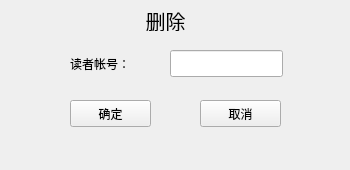
<?xml version="1.0" encoding="UTF-8"?>
<ui version="4.0">
 <class>DeleteReaderForm</class>
 <widget class="QWidget" name="DeleteReaderForm">
  <property name="geometry">
   <rect>
    <x>0</x>
    <y>0</y>
    <width>350</width>
    <height>170</height>
   </rect>
  </property>
  <property name="windowTitle">
   <string>Form</string>
  </property>
  <widget class="QPushButton" name="ensure_btn">
   <property name="geometry">
    <rect>
     <x>70</x>
     <y>100</y>
     <width>81</width>
     <height>27</height>
    </rect>
   </property>
   <property name="text">
    <string>确定</string>
   </property>
  </widget>
  <widget class="QPushButton" name="cancel_btn">
   <property name="geometry">
    <rect>
     <x>200</x>
     <y>100</y>
     <width>81</width>
     <height>27</height>
    </rect>
   </property>
   <property name="text">
    <string>取消</string>
   </property>
  </widget>
  <widget class="QLabel" name="rno_lab">
   <property name="geometry">
    <rect>
     <x>70</x>
     <y>55</y>
     <width>81</width>
     <height>17</height>
    </rect>
   </property>
   <property name="text">
    <string>读者帐号：</string>
   </property>
  </widget>
  <widget class="QLineEdit" name="rno_le">
   <property name="geometry">
    <rect>
     <x>170</x>
     <y>50</y>
     <width>113</width>
     <height>27</height>
    </rect>
   </property>
  </widget>
  <widget class="QLabel" name="label">
   <property name="geometry">
    <rect>
     <x>130</x>
     <y>10</y>
     <width>71</width>
     <height>21</height>
    </rect>
   </property>
   <property name="font">
    <font>
     <pointsize>15</pointsize>
    </font>
   </property>
   <property name="text">
    <string>删除</string>
   </property>
   <property name="alignment">
    <set>Qt::AlignCenter</set>
   </property>
  </widget>
 </widget>
 <resources/>
 <connections/>
</ui>
